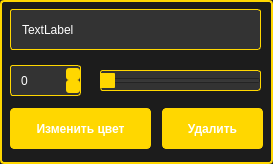
<?xml version="1.0" encoding="UTF-8"?>
<ui version="4.0">
 <class>Settings</class>
 <widget class="QWidget" name="Settings">
  <property name="geometry">
   <rect>
    <x>0</x>
    <y>0</y>
    <width>273</width>
    <height>164</height>
   </rect>
  </property>
  <property name="windowTitle">
   <string>Form</string>
  </property>
  <property name="styleSheet">
   <string notr="true">QWidget {
    background-color: #1c1c1c;  /* Черный фон */
    border: 2px solid #FFD700;  /* Золотистая рамка */
    border-radius: 4px;         /* Умеренные скругления */
    padding: 8px;               /* Отступы внутри */
    color: white;               /* Белый текст */
}

QLabel, QSpinBox, QSlider {
    color: white;               /* Белый цвет текста */
    background-color: #333333;  /* Темный фон для текстовых полей и слайдера */
    border: 1px solid #FFD700;  /* Золотистые рамки */
    border-radius: 3px;         /* Менее выраженные скругления */
}

QPushButton {
    color: white;               /* Белый текст на кнопках */
    background-color: #FFD700;  /* Золотистый фон для кнопок */
    border: 1px solid #FFD700;  /* Золотистые рамки */
    border-radius: 4px;         /* Умеренные скругления */
    padding: 2px 8px;          /* Легкие отступы внутри кнопки */
    font-weight: bold;          /* Жирный текст на кнопках */
}

QPushButton:hover {
    background-color: #FFCC00;  /* Ярко-золотистый при наведении */
}

QSpinBox, QSlider {
    background-color: #333333;  /* Темный фон для слайдеров и спинбоксов */
    color: white;               /* Белый текст */
    border: 1px solid #FFD700;  /* Золотистые рамки */
    border-radius: 3px;         /* Менее выраженные скругления */
}

QSpinBox::up-button, QSpinBox::down-button {
    background-color: #FFD700;  /* Золотистый фон кнопок для спинбокса */
    border-radius: 3px;
}

QSlider::handle {
    background-color: #FFD700;  /* Золотой ползунок */
    border-radius: 1px;
}

QSlider {
    background-color: #333333;  /* Темный фон для слайдера */
}
</string>
  </property>
  <widget class="QPushButton" name="colorButton">
   <property name="geometry">
    <rect>
     <x>10</x>
     <y>108</y>
     <width>141</width>
     <height>41</height>
    </rect>
   </property>
   <property name="text">
    <string>Изменить цвет</string>
   </property>
  </widget>
  <widget class="QPushButton" name="deleteButton">
   <property name="geometry">
    <rect>
     <x>162</x>
     <y>108</y>
     <width>101</width>
     <height>41</height>
    </rect>
   </property>
   <property name="text">
    <string>Удалить</string>
   </property>
  </widget>
  <widget class="QSpinBox" name="thicknessSpinBox">
   <property name="geometry">
    <rect>
     <x>10</x>
     <y>65</y>
     <width>71</width>
     <height>31</height>
    </rect>
   </property>
  </widget>
  <widget class="QSlider" name="rotationSlider">
   <property name="geometry">
    <rect>
     <x>100</x>
     <y>70</y>
     <width>161</width>
     <height>21</height>
    </rect>
   </property>
   <property name="orientation">
    <enum>Qt::Orientation::Horizontal</enum>
   </property>
  </widget>
  <widget class="QLabel" name="label">
   <property name="geometry">
    <rect>
     <x>10</x>
     <y>9</y>
     <width>251</width>
     <height>41</height>
    </rect>
   </property>
   <property name="styleSheet">
    <string notr="true"/>
   </property>
   <property name="text">
    <string>TextLabel</string>
   </property>
  </widget>
 </widget>
 <resources/>
 <connections/>
</ui>
